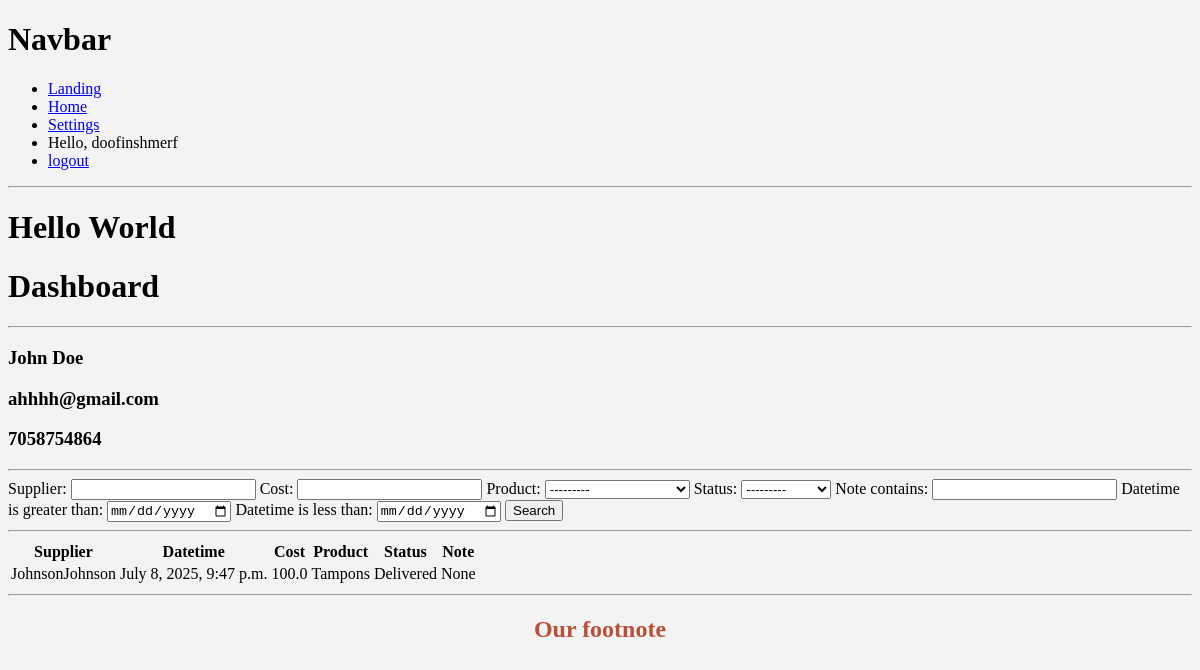
Page /dashboard/1/ (signed in) on the committed database.
### manager/models.py (models this page shows, shortened)
class Responder(models.Model):
    user = models.OneToOneField(User, null=True, on_delete=models.CASCADE)
    name = models.CharField(max_length=200, null=True)
    phone = models.CharField(max_length=10, null=True)
    email = models.CharField(max_length=250, null=True)
    profile_pic = models.ImageField(default="defaultProfilePicture.jpg", null=True, blank=True)
    date_created = models.DateTimeField(auto_now_add=True)

class Order(models.Model):
    STATUS = (
        ('Pending', 'Pending'),
        ('Delivered', 'Delivered'),
        ('Re-stocked', 'Re-stocked'),
    )
    supplier = models.CharField(max_length=200)
    datetime = models.DateTimeField(auto_now_add=True, null=True)
    cost = models.FloatField(null=True)
    product = models.ForeignKey(Inventory, null=True, on_delete=models.SET_NULL)
    responder = models.ForeignKey(Responder, null=True, on_delete=models.SET_NULL)
    status = models.CharField(max_length=200, null=True, choices=STATUS)
    note = models.CharField(max_length=1000, null=True)

class Inventory(models.Model):
    product_id = models.CharField(max_length=75)
    product_name = models.CharField(max_length=200)
    quantity = models.IntegerField(null=True)
    description = models.CharField(max_length=500, null=True, blank=True)
    def __str__(self):
        return self.product_name

### manager/views.py (the view)
# urls.py: path('dashboard/<str:pk>/', views.dashboard, name='dashboard'),
@login_required(login_url='login')
def dashboard(request, pk):
    agent = Responder.objects.get(id=pk)
    orders = agent.order_set.all()
    myFilter = OrderFilter(request.GET, queryset=orders)
    orders = myFilter.qs
    context = {'responder': agent, 'orders': orders, 'myFilter': myFilter}
    return render(request, 'manager/dashboard.html', context)

### manager/templates/manager/dashboard.html
{% extends 'manager/main.html' %}
{% load static %}
{% block content %}
<h1>Dashboard</h1>
<hr>
    <h3>{{responder.name}}</h3>
    <h3>{{responder.email}}</h3>
    <h3>{{responder.phone}}</h3>
<hr>
<form method="get">
    {{myFilter.form}}
    <button type="submit">Search</button>
</form>
<hr>
<div>
	<div>
		<div>
			<table>
				<tr>
					<th>Supplier</th>
					<th>Datetime</th>
					<th>Cost</th>
					<th>Product</th>
					<th>Status</th>
                    <th>Note</th>
				</tr>
				{% for order in orders %}
				<tr>
					<td>{{order.supplier}}</td>
					<td>{{order.datetime}}</td>
					<td>{{order.cost}}</td>
					<td>{{order.product}}</td>
                    <td>{{order.status}}</td>
                    <td>{{order.note}}</td>
				</tr>
				{% endfor %}
			</table>
		</div>
	</div>
</div>
{% endblock %}

### manager/templates/manager/navbar.html
{% load static %}
<h1>Navbar</h1>
<nav>
    <ul>
        <li>
            <a href="{% url 'landing' %}">Landing</a>
        </li>
        <li>
            <a href="{% url 'home' %}">Home</a>
        </li>
        {% if request.user.is_staff %}
        <li>
            <a href="{% url 'inventory' %}">Inventory</a>
        </li>
        {% else %}
        <li>
            <a href="{% url 'account' %}">Settings</a>
        </li>
        {% endif %}
        <li>
            Hello, {{request.user}}
        </li>
        <li>
            <a href="{% url 'logout' %}">logout</a>
        </li>
    </ul>
</nav>
<hr>

### static/css/main.css (style rules this page uses)
:root { --primary-color: #b85038; --accent-color: #342c6b; --text-color: #191a23; --bg-color: #f3f3f3; }
body { background-color: var(--bg-color); }

### rows in the picture
Responder: name "John Doe", email "ahhhh@gmail.com", phone "7058754864"
Order: supplier "JohnsonJohnson", datetime "July 8, 2025, 9:47 p.m.", cost "100.0", product "Tampons", status "Delivered", note "None"

### other values in the picture
{{ request.user }} "doofinshmerf"
